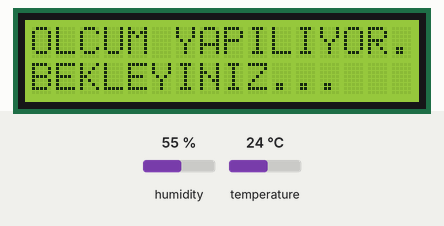
This sketch was run on a simulated Arduino Uno, built with avr-gcc and run on an emulated ATmega328P. Parts: 16×2 character LCD. The inputs (shaded band) are chosen by the test bench; at power-on: humidity 55 %, temperature 24 °C.

Above: at 0.2 s.
At 2.2 s:
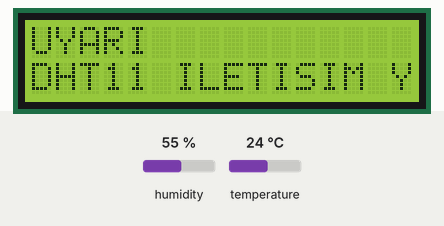
At 8.2 s:
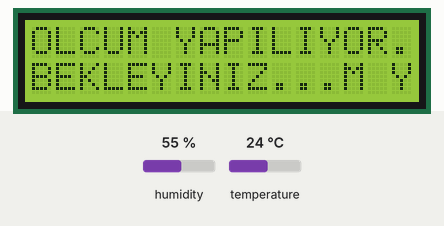

The sketch:

LiquidCrystal_I2C.ino
```cpp
#include <LiquidCrystal_I2C.h>
#include <dht11.h>

#define TIME 2000
#define DHT11PIN 12

LiquidCrystal_I2C EKRAN(0x27, 16, 2);
dht11 DHT11;

void setup() {
  // put your setup code here, to run once:
  EKRAN.init();
  EKRAN.backlight();
}

void loop() {
  // put your main code here, to run repeatedly:
  int chk = DHT11.read(DHT11PIN);

  EKRAN.setCursor(0, 0); // (sutun, satır)
  EKRAN.print("OLCUM YAPILIYOR...");
  EKRAN.setCursor(0, 1); // (sutun, satır)
  EKRAN.print("BEKLEYINIZ...");
  delay(TIME);

  EKRAN.clear();

  if(chk!=0){
    EKRAN.setCursor(0, 0); // (sutun, satır)
    EKRAN.print("NEM(%)-SICAKLIK(C)");
    EKRAN.setCursor(0, 1); // (sutun, satır)
    EKRAN.print(String((float)DHT11.humidity) + " - " + String((float)DHT11.temperature));
  }
  else{
    EKRAN.setCursor(0, 0); // (sutun, satır)
    EKRAN.print("UYARI");
    EKRAN.setCursor(0, 1); // (sutun, satır)
    EKRAN.print("DHT11 ILETISIM YOK");
  }

  delay(TIME * 3);
}
```

Measured:
- what the display in image 1 shows lasts 6.1 s, from 2.1 s to 8.2 s
- what the display in image 2 shows lasts 2.0 s, from 8.2 s to 10.2 s
